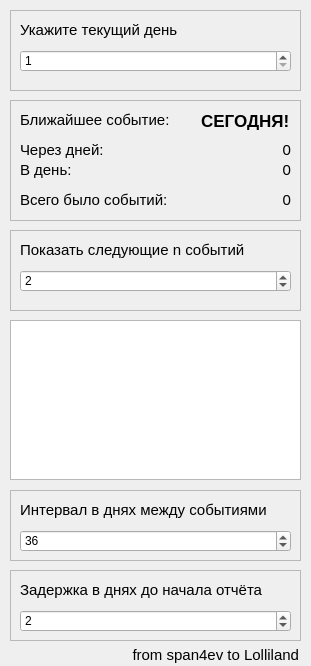
<?xml version="1.0" encoding="UTF-8"?>
<ui version="4.0">
 <class>MainWindow</class>
 <widget class="QMainWindow" name="MainWindow">
  <property name="geometry">
   <rect>
    <x>0</x>
    <y>0</y>
    <width>311</width>
    <height>666</height>
   </rect>
  </property>
  <property name="windowTitle">
   <string>MainWindow</string>
  </property>
  <property name="styleSheet">
   <string notr="true">* {
	font-family: 'Microsoft YaHei UI';
	font-size: 11pt;
}
#centralwidget {
	background-color: #262c3a;
}

QFrame {
	background-color: #343c49;
	border: 1px solid #424d61;
	border-radius: 4px;
}
QFrame &gt; QLabel, #status_bar {
	border: none;
	border-radius: none;
	color: #fff;
}
#label_after_days, #label_on_day, #label_total_events, #label_events_today {
	color: #e12768;
}
#label_events_today {
	font-weight: bold;
	font-size: 13pt;
}
#list_widget_another_events {
	color: #fff;
}
#status_bar {
	background-color: #262c3a;
}</string>
  </property>
  <widget class="QWidget" name="centralwidget">
   <widget class="QFrame" name="frame_path_to_read">
    <property name="geometry">
     <rect>
      <x>10</x>
      <y>10</y>
      <width>291</width>
      <height>81</height>
     </rect>
    </property>
    <property name="styleSheet">
     <string notr="true"/>
    </property>
    <property name="frameShape">
     <enum>QFrame::StyledPanel</enum>
    </property>
    <property name="frameShadow">
     <enum>QFrame::Raised</enum>
    </property>
    <widget class="QLabel" name="label_desc_path_to_read">
     <property name="geometry">
      <rect>
       <x>10</x>
       <y>10</y>
       <width>211</width>
       <height>21</height>
      </rect>
     </property>
     <property name="font">
      <font>
       <family>Microsoft YaHei UI</family>
       <pointsize>11</pointsize>
      </font>
     </property>
     <property name="toolTip">
      <string>По умолчанию сохраняется в папку программы</string>
     </property>
     <property name="styleSheet">
      <string notr="true"/>
     </property>
     <property name="text">
      <string>&lt;html&gt;&lt;head/&gt;&lt;body&gt;&lt;p&gt;Укажите текущий день&lt;/p&gt;&lt;/body&gt;&lt;/html&gt;</string>
     </property>
    </widget>
    <widget class="QSpinBox" name="sbox_day">
     <property name="geometry">
      <rect>
       <x>10</x>
       <y>40</y>
       <width>271</width>
       <height>22</height>
      </rect>
     </property>
     <property name="minimum">
      <number>1</number>
     </property>
     <property name="maximum">
      <number>1000000000</number>
     </property>
     <property name="value">
      <number>1</number>
     </property>
    </widget>
   </widget>
   <widget class="QFrame" name="frame_path_to_read_2">
    <property name="geometry">
     <rect>
      <x>10</x>
      <y>100</y>
      <width>291</width>
      <height>121</height>
     </rect>
    </property>
    <property name="styleSheet">
     <string notr="true"/>
    </property>
    <property name="frameShape">
     <enum>QFrame::StyledPanel</enum>
    </property>
    <property name="frameShadow">
     <enum>QFrame::Raised</enum>
    </property>
    <widget class="QLabel" name="label_desc_path_to_read_2">
     <property name="geometry">
      <rect>
       <x>10</x>
       <y>10</y>
       <width>171</width>
       <height>21</height>
      </rect>
     </property>
     <property name="font">
      <font>
       <family>Microsoft YaHei UI</family>
       <pointsize>11</pointsize>
      </font>
     </property>
     <property name="toolTip">
      <string>По умолчанию сохраняется в папку программы</string>
     </property>
     <property name="styleSheet">
      <string notr="true"/>
     </property>
     <property name="text">
      <string>&lt;html&gt;&lt;head/&gt;&lt;body&gt;&lt;p&gt;Ближайшее событие: &lt;/p&gt;&lt;/body&gt;&lt;/html&gt;</string>
     </property>
    </widget>
    <widget class="QLabel" name="label_desc_path_to_read_10">
     <property name="geometry">
      <rect>
       <x>10</x>
       <y>90</y>
       <width>171</width>
       <height>21</height>
      </rect>
     </property>
     <property name="font">
      <font>
       <family>Microsoft YaHei UI</family>
       <pointsize>11</pointsize>
      </font>
     </property>
     <property name="toolTip">
      <string>По умолчанию сохраняется в папку программы</string>
     </property>
     <property name="styleSheet">
      <string notr="true"/>
     </property>
     <property name="text">
      <string>&lt;html&gt;&lt;head/&gt;&lt;body&gt;&lt;p&gt;Всего было событий: &lt;/p&gt;&lt;/body&gt;&lt;/html&gt;</string>
     </property>
    </widget>
    <widget class="QLabel" name="label_desc_path_to_read_3">
     <property name="geometry">
      <rect>
       <x>10</x>
       <y>40</y>
       <width>101</width>
       <height>21</height>
      </rect>
     </property>
     <property name="font">
      <font>
       <family>Microsoft YaHei UI</family>
       <pointsize>11</pointsize>
      </font>
     </property>
     <property name="toolTip">
      <string>По умолчанию сохраняется в папку программы</string>
     </property>
     <property name="styleSheet">
      <string notr="true"/>
     </property>
     <property name="text">
      <string>&lt;html&gt;&lt;head/&gt;&lt;body&gt;&lt;p&gt;Через дней: &lt;/p&gt;&lt;/body&gt;&lt;/html&gt;</string>
     </property>
    </widget>
    <widget class="QLabel" name="label_on_day">
     <property name="geometry">
      <rect>
       <x>200</x>
       <y>60</y>
       <width>81</width>
       <height>21</height>
      </rect>
     </property>
     <property name="font">
      <font>
       <family>Microsoft YaHei UI</family>
       <pointsize>11</pointsize>
      </font>
     </property>
     <property name="toolTip">
      <string>По умолчанию сохраняется в папку программы</string>
     </property>
     <property name="styleSheet">
      <string notr="true"/>
     </property>
     <property name="text">
      <string>&lt;html&gt;&lt;head/&gt;&lt;body&gt;&lt;p&gt;0&lt;/p&gt;&lt;/body&gt;&lt;/html&gt;</string>
     </property>
     <property name="alignment">
      <set>Qt::AlignRight|Qt::AlignTrailing|Qt::AlignVCenter</set>
     </property>
    </widget>
    <widget class="QLabel" name="label_desc_path_to_read_6">
     <property name="geometry">
      <rect>
       <x>10</x>
       <y>60</y>
       <width>101</width>
       <height>21</height>
      </rect>
     </property>
     <property name="font">
      <font>
       <family>Microsoft YaHei UI</family>
       <pointsize>11</pointsize>
      </font>
     </property>
     <property name="toolTip">
      <string>По умолчанию сохраняется в папку программы</string>
     </property>
     <property name="styleSheet">
      <string notr="true"/>
     </property>
     <property name="text">
      <string>&lt;html&gt;&lt;head/&gt;&lt;body&gt;&lt;p&gt;В день:&lt;/p&gt;&lt;/body&gt;&lt;/html&gt;</string>
     </property>
    </widget>
    <widget class="QLabel" name="label_after_days">
     <property name="geometry">
      <rect>
       <x>200</x>
       <y>40</y>
       <width>81</width>
       <height>21</height>
      </rect>
     </property>
     <property name="font">
      <font>
       <family>Microsoft YaHei UI</family>
       <pointsize>11</pointsize>
      </font>
     </property>
     <property name="toolTip">
      <string>По умолчанию сохраняется в папку программы</string>
     </property>
     <property name="styleSheet">
      <string notr="true"/>
     </property>
     <property name="text">
      <string>&lt;html&gt;&lt;head/&gt;&lt;body&gt;&lt;p&gt;0&lt;/p&gt;&lt;/body&gt;&lt;/html&gt;</string>
     </property>
     <property name="alignment">
      <set>Qt::AlignRight|Qt::AlignTrailing|Qt::AlignVCenter</set>
     </property>
    </widget>
    <widget class="QLabel" name="label_total_events">
     <property name="geometry">
      <rect>
       <x>200</x>
       <y>90</y>
       <width>81</width>
       <height>21</height>
      </rect>
     </property>
     <property name="font">
      <font>
       <family>Microsoft YaHei UI</family>
       <pointsize>11</pointsize>
      </font>
     </property>
     <property name="toolTip">
      <string>По умолчанию сохраняется в папку программы</string>
     </property>
     <property name="styleSheet">
      <string notr="true"/>
     </property>
     <property name="text">
      <string>&lt;html&gt;&lt;head/&gt;&lt;body&gt;&lt;p&gt;0&lt;/p&gt;&lt;/body&gt;&lt;/html&gt;</string>
     </property>
     <property name="alignment">
      <set>Qt::AlignRight|Qt::AlignTrailing|Qt::AlignVCenter</set>
     </property>
    </widget>
    <widget class="QLabel" name="label_events_today">
     <property name="geometry">
      <rect>
       <x>191</x>
       <y>11</y>
       <width>91</width>
       <height>21</height>
      </rect>
     </property>
     <property name="font">
      <font>
       <family>Microsoft YaHei UI</family>
       <pointsize>13</pointsize>
       <weight>75</weight>
       <bold>true</bold>
      </font>
     </property>
     <property name="toolTip">
      <string>По умолчанию сохраняется в папку программы</string>
     </property>
     <property name="styleSheet">
      <string notr="true"/>
     </property>
     <property name="text">
      <string>&lt;html&gt;&lt;head/&gt;&lt;body&gt;&lt;p&gt;СЕГОДНЯ!&lt;/p&gt;&lt;/body&gt;&lt;/html&gt;</string>
     </property>
    </widget>
   </widget>
   <widget class="QFrame" name="frame_path_to_read_3">
    <property name="geometry">
     <rect>
      <x>10</x>
      <y>570</y>
      <width>291</width>
      <height>71</height>
     </rect>
    </property>
    <property name="styleSheet">
     <string notr="true"/>
    </property>
    <property name="frameShape">
     <enum>QFrame::StyledPanel</enum>
    </property>
    <property name="frameShadow">
     <enum>QFrame::Raised</enum>
    </property>
    <widget class="QLabel" name="label_desc_path_to_read_5">
     <property name="geometry">
      <rect>
       <x>10</x>
       <y>10</y>
       <width>271</width>
       <height>21</height>
      </rect>
     </property>
     <property name="font">
      <font>
       <family>Microsoft YaHei UI</family>
       <pointsize>11</pointsize>
      </font>
     </property>
     <property name="toolTip">
      <string>По умолчанию сохраняется в папку программы</string>
     </property>
     <property name="styleSheet">
      <string notr="true"/>
     </property>
     <property name="text">
      <string>&lt;html&gt;&lt;head/&gt;&lt;body&gt;&lt;p&gt;Задержка в днях до начала отчёта&lt;/p&gt;&lt;/body&gt;&lt;/html&gt;</string>
     </property>
    </widget>
    <widget class="QSpinBox" name="sbox_start_delay">
     <property name="geometry">
      <rect>
       <x>10</x>
       <y>40</y>
       <width>271</width>
       <height>22</height>
      </rect>
     </property>
     <property name="minimum">
      <number>0</number>
     </property>
     <property name="maximum">
      <number>1000000000</number>
     </property>
     <property name="value">
      <number>2</number>
     </property>
    </widget>
   </widget>
   <widget class="QListWidget" name="list_widget_another_events">
    <property name="geometry">
     <rect>
      <x>10</x>
      <y>320</y>
      <width>291</width>
      <height>160</height>
     </rect>
    </property>
    <property name="styleSheet">
     <string notr="true"/>
    </property>
   </widget>
   <widget class="QFrame" name="frame_path_to_read_4">
    <property name="geometry">
     <rect>
      <x>10</x>
      <y>490</y>
      <width>291</width>
      <height>71</height>
     </rect>
    </property>
    <property name="styleSheet">
     <string notr="true"/>
    </property>
    <property name="frameShape">
     <enum>QFrame::StyledPanel</enum>
    </property>
    <property name="frameShadow">
     <enum>QFrame::Raised</enum>
    </property>
    <widget class="QLabel" name="label_desc_path_to_read_7">
     <property name="geometry">
      <rect>
       <x>10</x>
       <y>10</y>
       <width>271</width>
       <height>21</height>
      </rect>
     </property>
     <property name="font">
      <font>
       <family>Microsoft YaHei UI</family>
       <pointsize>11</pointsize>
      </font>
     </property>
     <property name="toolTip">
      <string>По умолчанию сохраняется в папку программы</string>
     </property>
     <property name="styleSheet">
      <string notr="true"/>
     </property>
     <property name="text">
      <string>&lt;html&gt;&lt;head/&gt;&lt;body&gt;&lt;p&gt;Интервал в днях между событиями&lt;/p&gt;&lt;/body&gt;&lt;/html&gt;</string>
     </property>
    </widget>
    <widget class="QSpinBox" name="sbox_interval">
     <property name="geometry">
      <rect>
       <x>10</x>
       <y>40</y>
       <width>271</width>
       <height>22</height>
      </rect>
     </property>
     <property name="minimum">
      <number>1</number>
     </property>
     <property name="maximum">
      <number>1000000000</number>
     </property>
     <property name="value">
      <number>36</number>
     </property>
    </widget>
   </widget>
   <widget class="QFrame" name="frame_path_to_read_5">
    <property name="geometry">
     <rect>
      <x>10</x>
      <y>230</y>
      <width>291</width>
      <height>81</height>
     </rect>
    </property>
    <property name="styleSheet">
     <string notr="true"/>
    </property>
    <property name="frameShape">
     <enum>QFrame::StyledPanel</enum>
    </property>
    <property name="frameShadow">
     <enum>QFrame::Raised</enum>
    </property>
    <widget class="QLabel" name="label_desc_path_to_read_4">
     <property name="geometry">
      <rect>
       <x>10</x>
       <y>10</y>
       <width>271</width>
       <height>21</height>
      </rect>
     </property>
     <property name="font">
      <font>
       <family>Microsoft YaHei UI</family>
       <pointsize>11</pointsize>
      </font>
     </property>
     <property name="toolTip">
      <string>По умолчанию сохраняется в папку программы</string>
     </property>
     <property name="styleSheet">
      <string notr="true"/>
     </property>
     <property name="text">
      <string>&lt;html&gt;&lt;head/&gt;&lt;body&gt;&lt;p&gt;Показать следующие n событий&lt;/p&gt;&lt;/body&gt;&lt;/html&gt;</string>
     </property>
    </widget>
    <widget class="QSpinBox" name="sbox_another_events">
     <property name="geometry">
      <rect>
       <x>10</x>
       <y>40</y>
       <width>271</width>
       <height>22</height>
      </rect>
     </property>
     <property name="minimum">
      <number>1</number>
     </property>
     <property name="maximum">
      <number>1000000000</number>
     </property>
     <property name="value">
      <number>2</number>
     </property>
    </widget>
   </widget>
   <widget class="QLabel" name="status_bar">
    <property name="geometry">
     <rect>
      <x>58</x>
      <y>645</y>
      <width>241</width>
      <height>21</height>
     </rect>
    </property>
    <property name="font">
     <font>
      <family>Microsoft YaHei UI</family>
      <pointsize>11</pointsize>
     </font>
    </property>
    <property name="toolTip">
     <string>По умолчанию сохраняется в папку программы</string>
    </property>
    <property name="styleSheet">
     <string notr="true"/>
    </property>
    <property name="text">
     <string>&lt;html&gt;&lt;head/&gt;&lt;body&gt;&lt;p&gt;from span4ev to Lolliland&lt;/p&gt;&lt;/body&gt;&lt;/html&gt;</string>
    </property>
    <property name="alignment">
     <set>Qt::AlignRight|Qt::AlignTrailing|Qt::AlignVCenter</set>
    </property>
   </widget>
  </widget>
 </widget>
 <resources/>
 <connections/>
</ui>
